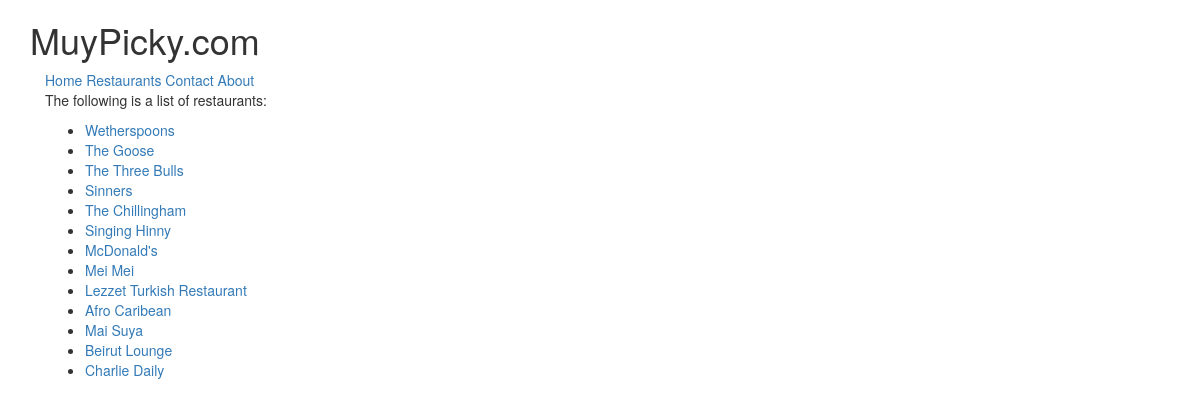
The page /restaurants/ on the database its author committed.
### restaurants/models.py (models this page shows, shortened)
class RestaurantLocation(models.Model):
    name        = models.CharField(max_length=120)
    location    = models.CharField(max_length=120, null=True, blank=True)
    category    = models.CharField(max_length=120, null=True, blank=True)
    timestamp   = models.DateTimeField(auto_now=True)
    updated     = models.DateTimeField(auto_now_add=True)
    slug        = models.SlugField(null=True, blank=True)
    def __str__(self):
        return self.name

### restaurants/views.py (the view)
# urls.py: url(r'^restaurants/$',restaurant_listview),
def restaurant_listview(request):
    template_name   = 'restaurants/restaurants_list.html'
    queryset        = RestaurantLocation.objects.all()
    context         = {
        'object_list': queryset
    }
    return render(request, template_name, context)

### templates/restaurants/restaurants_list.html (shortened to what this page needs)
{% extends 'base.html' %}
{% block content %}
<div class="container">
<p>
    The following is a list of restaurants:
<ul>
    {% for obj in object_list %}
    <li><a href="/restaurants/{{ obj.slug }}/">{{ obj }}</a><br/></li>
    {% endfor %}
</ul>
</p>
</div>
{% endblock content%}

### templates/base.html (shortened to what this page needs)
<!DOCTYPE html>
<html>
<head>
    {% include './snippets/css.html' %}
</head>
<body>
    <div class='container'>
        <h1>MuyPicky.com</h1>
        {% include './snippets/nav.html' %} {% block content %} {% endblock content %} {% include './snippets/js.html' %}
    </div>
</body>
</html>

### templates/snippets/css.html (shortened to what this page needs)
<link rel="stylesheet" href="https://maxcdn.bootstrapcdn.com/bootstrap/3.3.7/css/bootstrap.min.css">
<link rel="stylesheet" href="https://maxcdn.bootstrapcdn.com/bootstrap/3.3.7/css/bootstrap-theme.min.css">

### templates/snippets/nav.html
<div class='container'>
    <a href='/'>Home</a>
    <a href="/restaurants/">Restaurants</a>
    <a href='/contact/'>Contact</a>
    <a href='/about/'>About</a>
</div>

### rows shown on the page
RestaurantLocation: name "Wetherspoons"
RestaurantLocation: name "The Goose"
RestaurantLocation: name "The Three Bulls"
RestaurantLocation: name "Sinners"
RestaurantLocation: name "The Chillingham"
RestaurantLocation: name "Singing Hinny"
RestaurantLocation: name "McDonald's"
RestaurantLocation: name "Mei Mei"
RestaurantLocation: name "Lezzet Turkish Restaurant"
RestaurantLocation: name "Afro Caribean"
RestaurantLocation: name "Mai Suya"
RestaurantLocation: name "Beirut Lounge"
RestaurantLocation: name "Charlie Daily"
